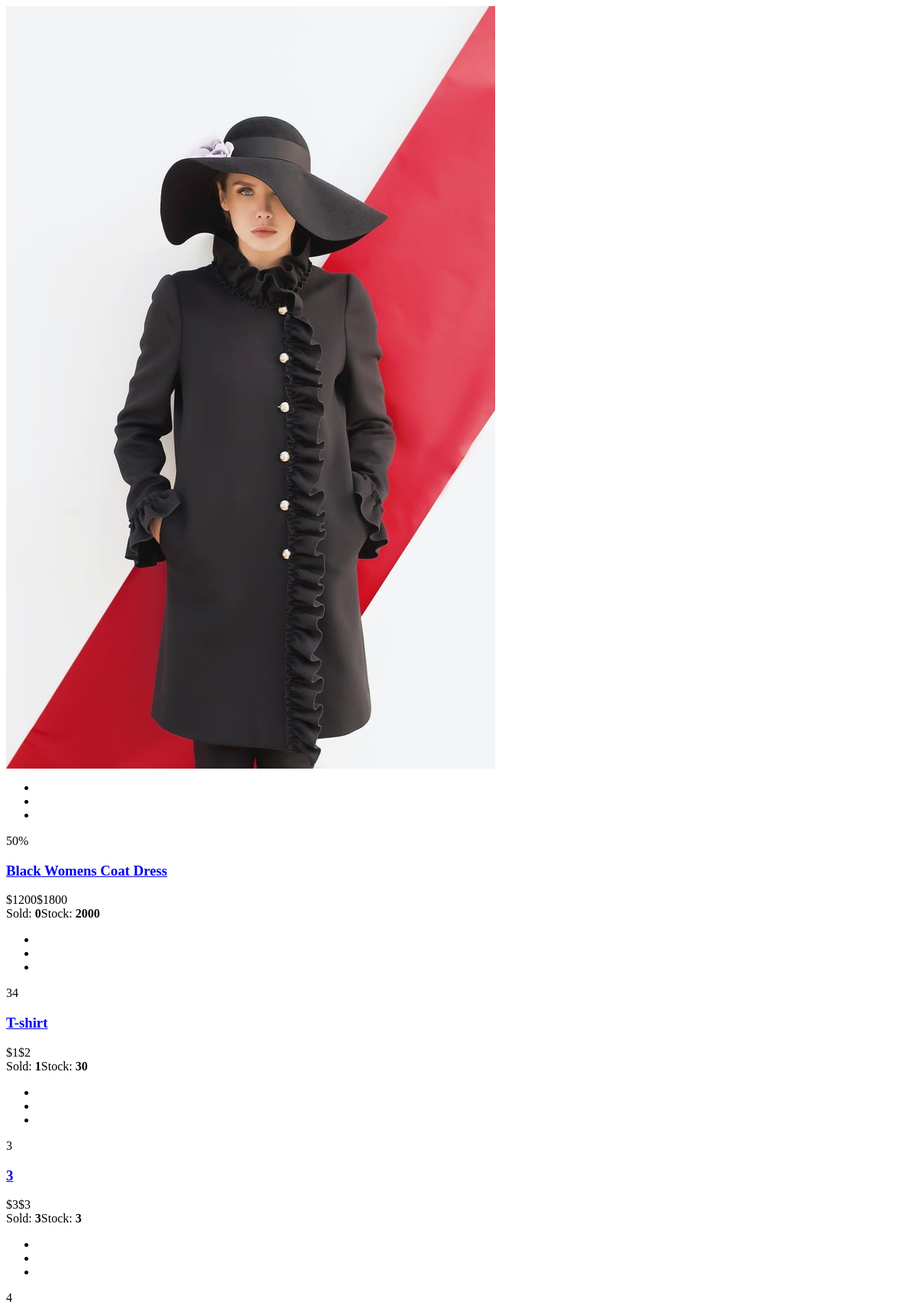
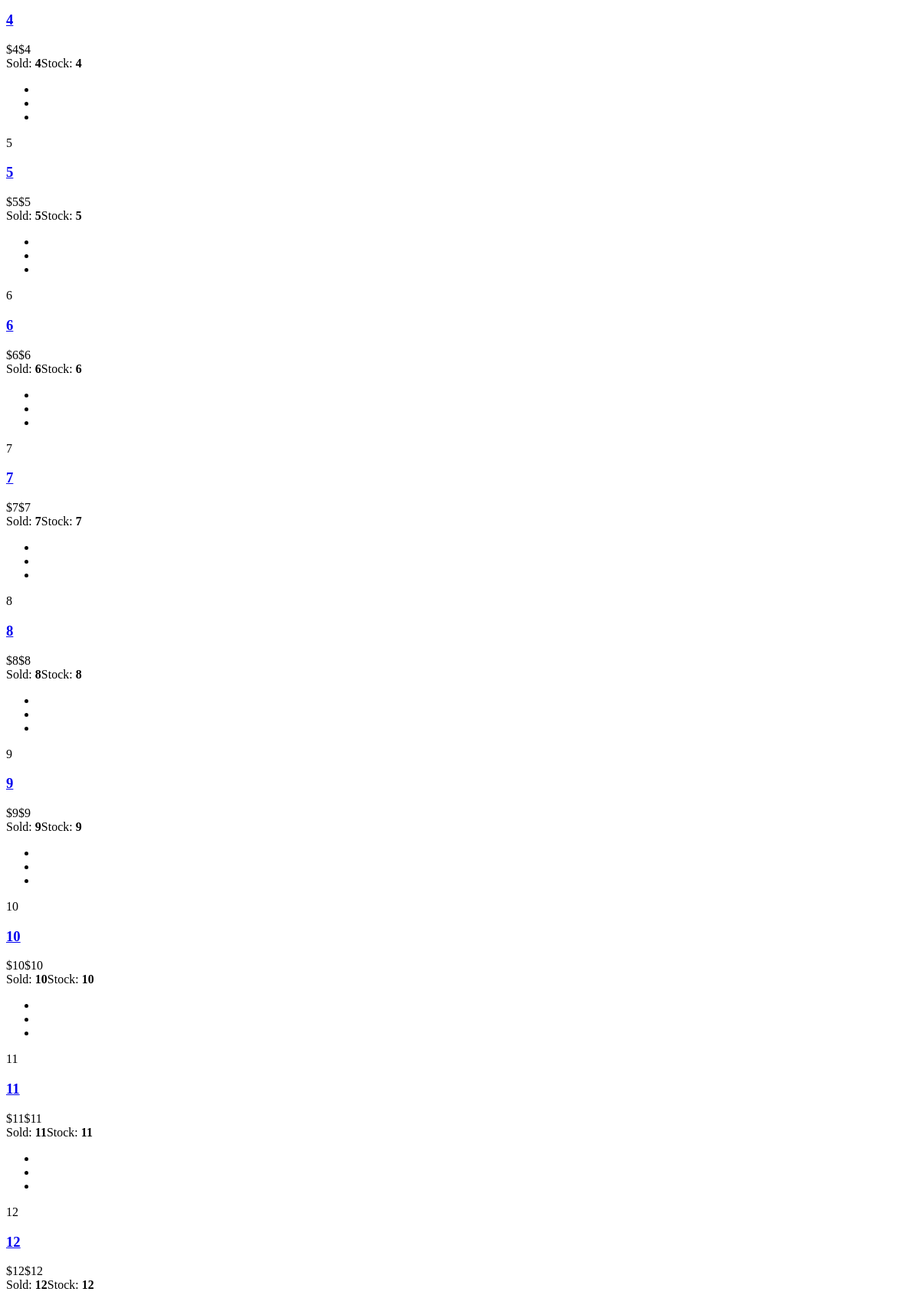
Page /products/products.php (upper part) on the committed database (2 pictures, top to bottom).
### tables this page shows
CREATE TABLE `products` (
  `id` int(255) NOT NULL,
  `storename` varchar(255) NOT NULL,
  `name` varchar(255) NOT NULL,
  `price` varchar(255) NOT NULL,
  `oprice` varchar(255) NOT NULL,
  `discount` varchar(255) NOT NULL,
  `shipping` varchar(255) NOT NULL,
  `image` varchar(255) NOT NULL,
  `stock` varchar(255) NOT NULL,
  `sold` varchar(255) NOT NULL DEFAULT '0',
  `category` varchar(255) NOT NULL,
  `brand` varchar(255) NOT NULL,
  `activity` varchar(255) NOT NULL,
  `material` varchar(255) NOT NULL,
  `gender` varchar(255) NOT NULL,
  `details` varchar(255) NOT NULL,
  `slug` varchar(255) NOT NULL,
  `size` varchar(255) NOT NULL
);

### products/products.php (the view, shortened to what this page needs)
<?php
$connection = mysqli_connect("localhost", "root", "", "1");
$query = "SELECT * FROM products";
$result = mysqli_query($connection, $query);
if (mysqli_num_rows($result) > 0) {
while ($row = mysqli_fetch_assoc($result)) {
    echo "<div class='item'>";
    echo "<div class='media'>";
        echo "<div class='thumbnail object-cover'>";
        echo "<a href='../product_view/product_view.php?id=" . $row["id"] . "&price=" . $row["price"] . "&oprice=" . $row["oprice"] . "&discount=" . $row["discount"] . "&name=" . urlencode($row["name"]) . "&image=" . urlencode($row["image"]) . "'>";
        echo "<img src='../" . $row["image"] . "' alt=''>";
        echo "</a>";
        echo "</div>";
        echo "<div class='hoverable'>";
        echo "<ul>";
        echo "<li class='heart-icon' data-product-id='" . $row["id"] . "' data-heart-state='unfilled'><a href='#'><i class='ri-heart-line'></i></a></li>";
        echo "<li><a href='../product_view/product_view.php?id=" . $row["id"] . "&price=" . $row["price"] . "&oprice=" . $row["oprice"] . "&discount=" . $row["discount"] . "&name=" . urlencode($row["name"]) . "&image=" . urlencode($row["image"]) . "'><i class='ri-eye-line'></i></a></li>";
        echo "<li><a href='#'><i class='ri-shuffle-line'></i></a></li>";
        echo "</ul>";
        echo "</div>";
        echo "<div class='discount circle flexcenter'><span>" . $row["discount"] . "</span></div>";
        echo "</div>";
        echo "<div class='content'>";
        echo "<h3 class='main-links'><a href='#'>" . $row["name"] . "</a></h3>";
        echo "<div class='price'>";
        echo "<span class='current'>$" . $row["price"] . "</span>";
        echo "<span class='normal mini-text'>$" . $row["oprice"] . "</span>";
        echo "</div>";
        echo "<div class='stock mini-text' data-stock='" . $row["stock"] . "'>";
        echo "<div class='qty'>";
        echo "<span>Sold: <strong class='qty-sold'>" . $row["sold"] . "</strong></span>";
        echo "<span>Stock: <strong class='qty-available'>" . $row["stock"] . "</strong></span>";
        echo "</div>";
        echo "</div>";
        echo "</div>";
        echo "</div>";
    }
} else {
    echo "No products found";
}
?>

### rows in the picture
products: image (picture), discount "50%", name "Black Womens Coat Dress", price "1200", oprice "1800", sold "0", stock "2000"
products: discount "34", name "T-shirt", price "1", oprice "2", sold "1", stock "30"
products: discount "3", name "3", price "3", oprice "3", sold "3", stock "3"
products: discount "4", name "4", price "4", oprice "4", sold "4", stock "4"
products: discount "5", name "5", price "5", oprice "5", sold "5", stock "5"
products: discount "6", name "6", price "6", oprice "6", sold "6", stock "6"
products: discount "7", name "7", price "7", oprice "7", sold "7", stock "7"
products: discount "8", name "8", price "8", oprice "8", sold "8", stock "8"
products: discount "9", name "9", price "9", oprice "9", sold "9", stock "9"
products: discount "10", name "10", price "10", oprice "10", sold "10", stock "10"
products: discount "11", name "11", price "11", oprice "11", sold "11", stock "11"
products: discount "12", name "12", price "12", oprice "12", sold "12", stock "12"
